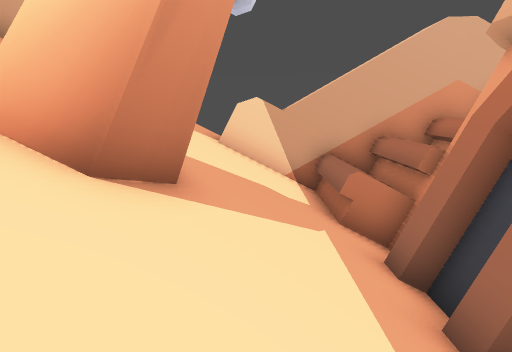
View 1 (above)

12 first-person views from a walk through a 3-D level made in the Godot game engine. The camera is 1.3 m above the floor, tilts 10° down and sees 70° across. The floor is counted in squares, 1 m on a side. Each view is taken from the middle of a square. On the plan, view 1 faces up. The plan holds only what a view shows up to about 15 squares ahead; the rest is blank. The place goes on beyond the plan.

View 2
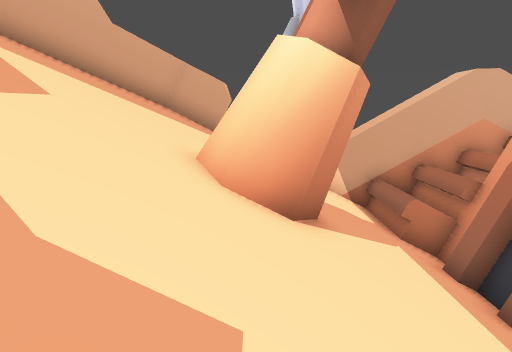

View 3
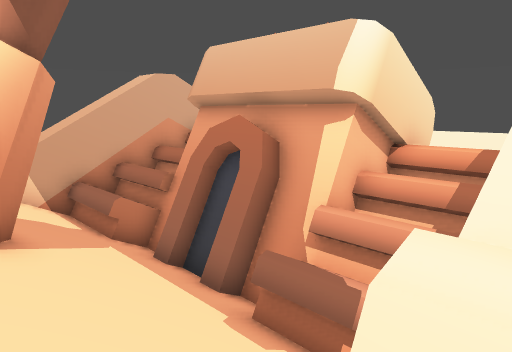

View 4
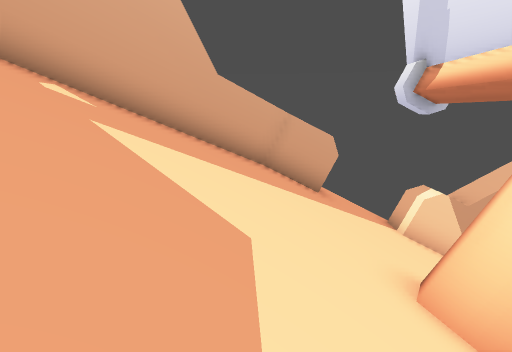

View 5
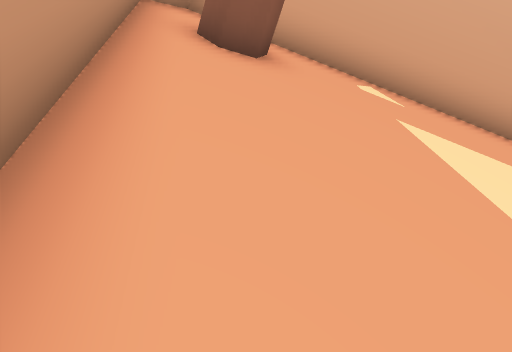

View 6
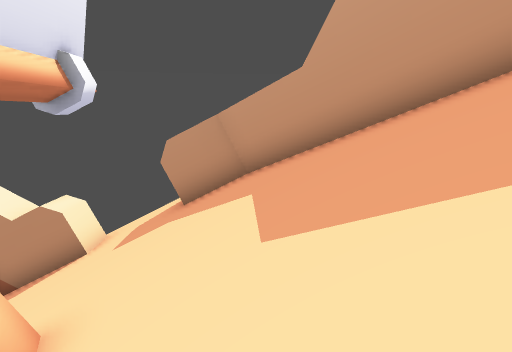

View 7
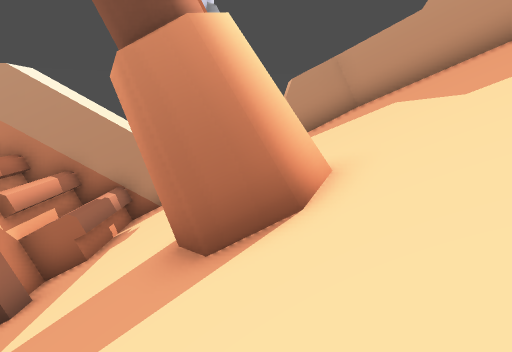

View 8
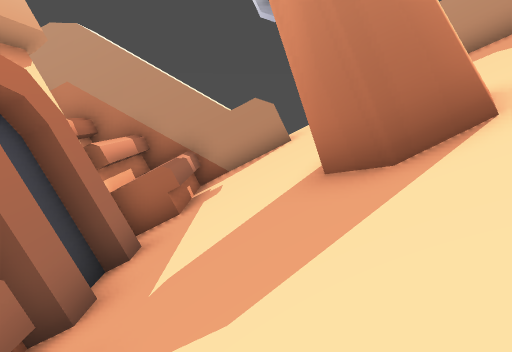

View 9
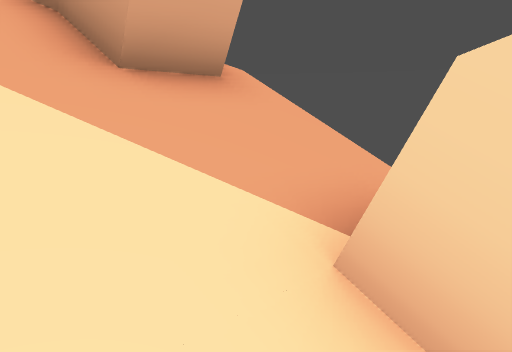

View 10
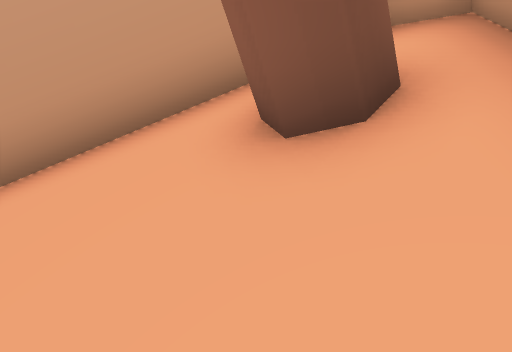

View 11
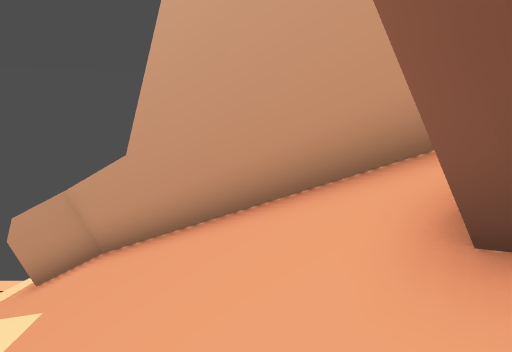

View 12
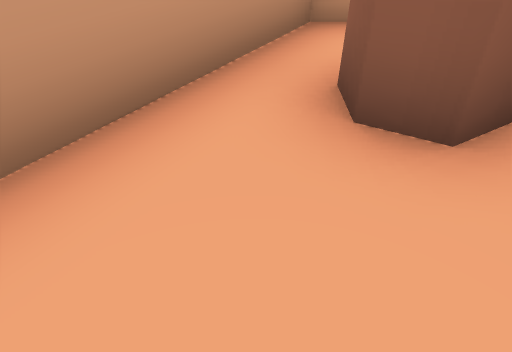

### Floor plan
Key: @ floor where view 1 was taken; # wall or solid block; / step, stairs or slope; = window, fence, low wall or low ledge; ^ raised ledge; v drop or lower ground.
Columns run from 12 left of view 1 to 5 right of it. Each row starts with its distance up from view 1.
 11          #//^
 10        ###/=######
  9       ##//////^^^^
  8     ###///////^^^^
  7    ##/////////^#
  6  ###///////////#
  5 ##////////##///#
  4 ####//////##///#
  3  ##////////////#
  2   ##///////////###
  1    ###////////^###
  0      ##/////@/^^^^
 -1       ####//##^#^^
 -2          #/=^
 -3          vvv

Positions as (right, up) in squares from view 1, and headings:
1: (0, 0), facing up
2: (-2, -2), facing up
3: (-2, -2), facing up-right
4: (-5, 0), facing up
5: (-5, 0), facing up-left
6: (-5, 7), facing down
7: (-2, 9), facing down
8: (0, 9), facing down
9: (0, 8), facing up-left
10: (-7, 6), facing down-left
11: (-8, 6), facing down
12: (-7, 3), facing left
